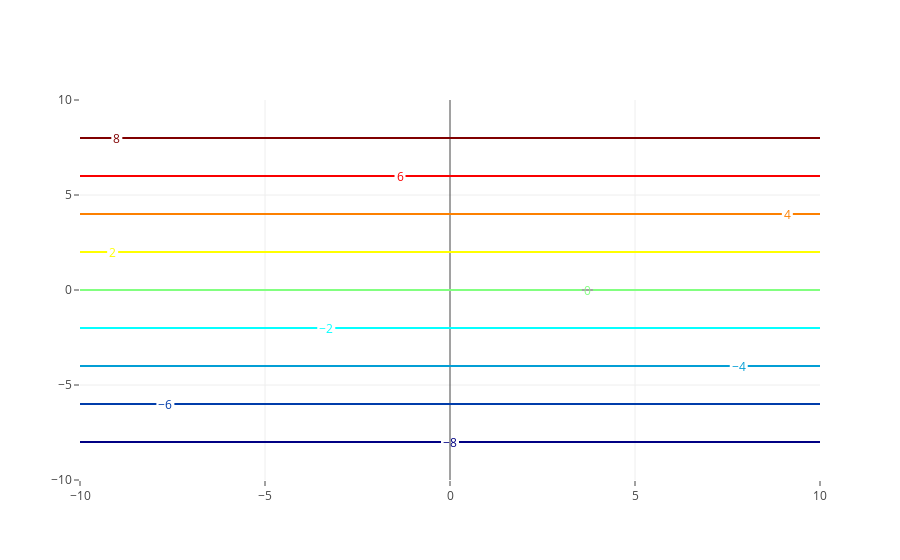

Here is the notebook cell this chart was saved with:
### Code cell
data = [
    go.Contour(
        z=ZZ,
        x=x,
        y=y,
        colorscale='Jet',
        showscale = False,
        name = "sdfsd",
        line=dict(
            width = 2.0,
        ),
        contours=dict(
            coloring='lines',
            showlabels = True,
        ),    
    )]
iplot(data)
